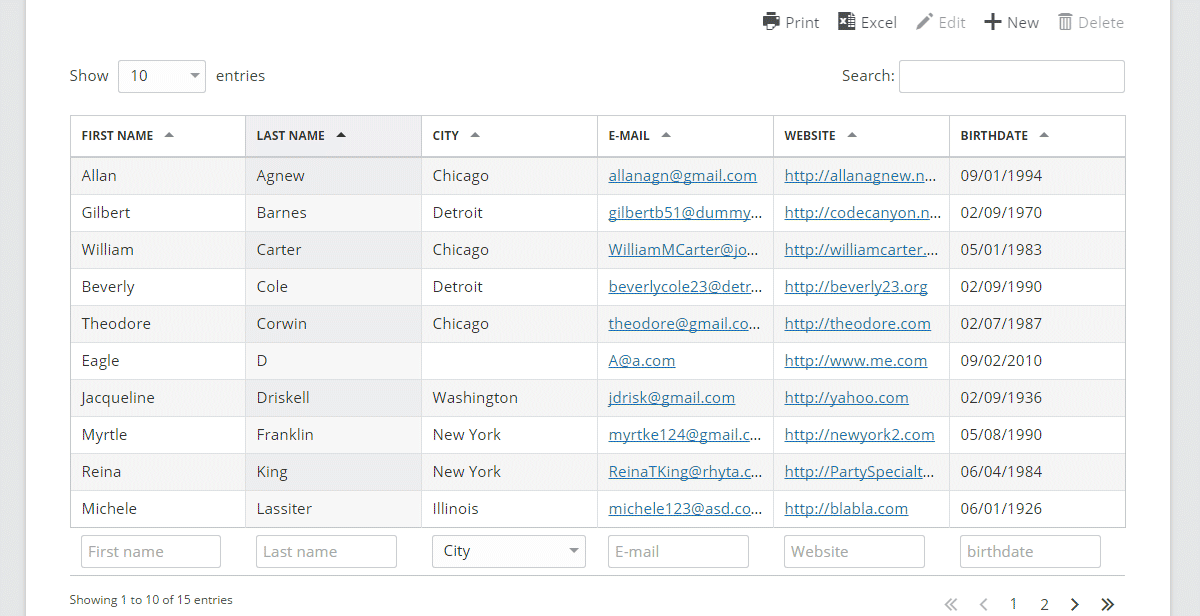
#> input picture resources/img/tabular_data2_ori.png, 1200 x 616 px
$ python complex_table.py   (older library calls are emulated)
#> lines starting #> are read from the running program, lines starting #| are printed output that depends on the picture; after the words box and inside, x2 and y2 are one past the last pixel; in counts of white or black regions, pixels touching at a corner belong together
import cv2
import imutils
from PIL import ImageTk

imagePath = "../../resources/img/tabular_data2_ori.png"
ori_img = cv2.imread(imagePath)
#> ori_img is the input picture: shape (616, 1200, 3); mean B, G, R 245.4, 244.9, 243.7
ori_img = imutils.resize(ori_img, height=1024)
#> ori_img: shape (1024, 1994, 3)
ori_gray = cv2.cvtColor(ori_img, cv2.COLOR_BGR2GRAY)
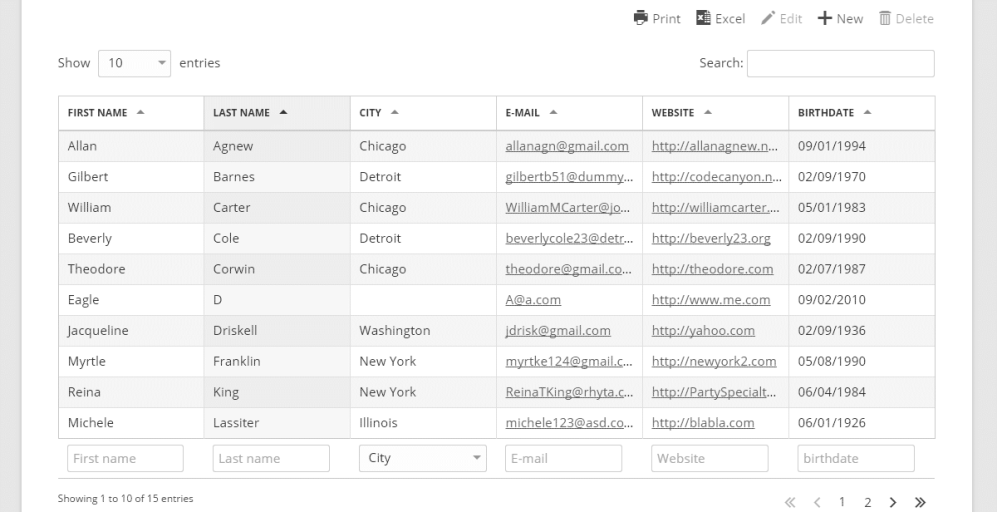
#> ori_gray: shape (1024, 1994) (shown at 1/2 size); min 35, max 255, mean 244.6

horizon_kernel = cv2.getStructuringElement(cv2.MORPH_RECT, (20, 1))
sq_kernel = cv2.getStructuringElement(cv2.MORPH_RECT, (4, 4))

ori_img_hist = cv2.equalizeHist(ori_gray)
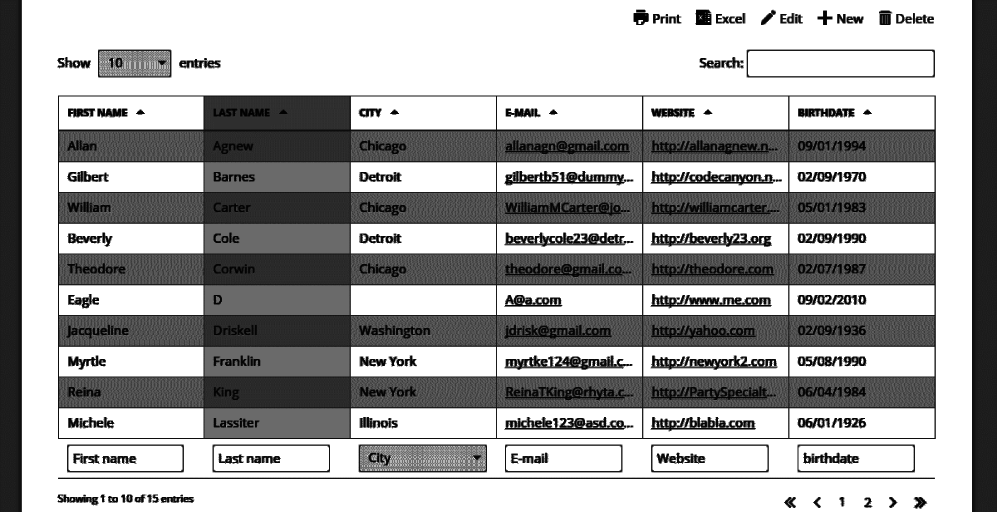
#> ori_img_hist: shape (1024, 1994) (shown at 1/2 size); min 0, max 255, mean 168.8
ori_img_hist = cv2.GaussianBlur(ori_img_hist, (3, 3), 1)
ori_img_hist_thresh = cv2.threshold(ori_img_hist, 80, 255, cv2.THRESH_BINARY)[1]
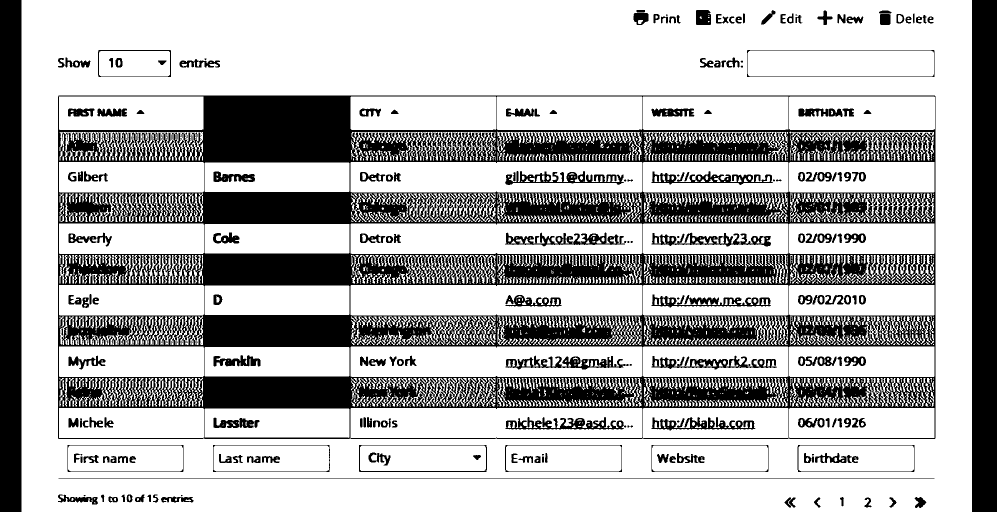
#> ori_img_hist_thresh: shape (1024, 1994) (shown at 1/2 size); 70.5% white; 303 black regions (99 under 20 px), largest, box (x1, y1, x2, y2) and area: (116, 191, 1871, 878) 432075, (1944, 0, 1994, 1024) 51200, (0, 0, 43, 1024) 44032
ori_img_hist_thresh = cv2.erode(ori_img_hist_thresh, horizon_kernel, iterations=2)
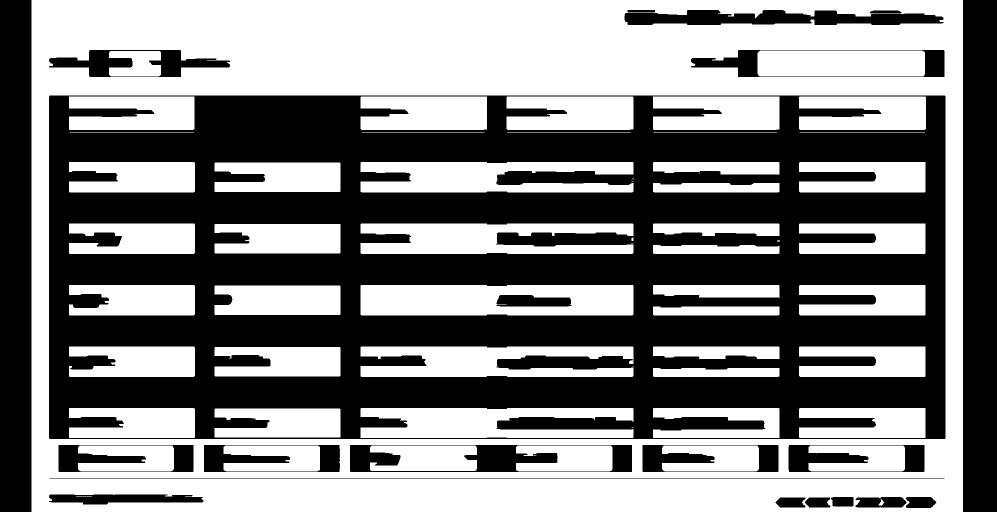
#> ori_img_hist_thresh: shape (1024, 1994) (shown at 1/2 size); 51.2% white; 21 black regions, largest, box (x1, y1, x2, y2) and area: (98, 191, 1891, 878) 778095, (1926, 0, 1994, 1024) 69632, (0, 0, 63, 1024) 64512
ori_img_hist_thresh = cv2.dilate(ori_img_hist_thresh, horizon_kernel, iterations=2)
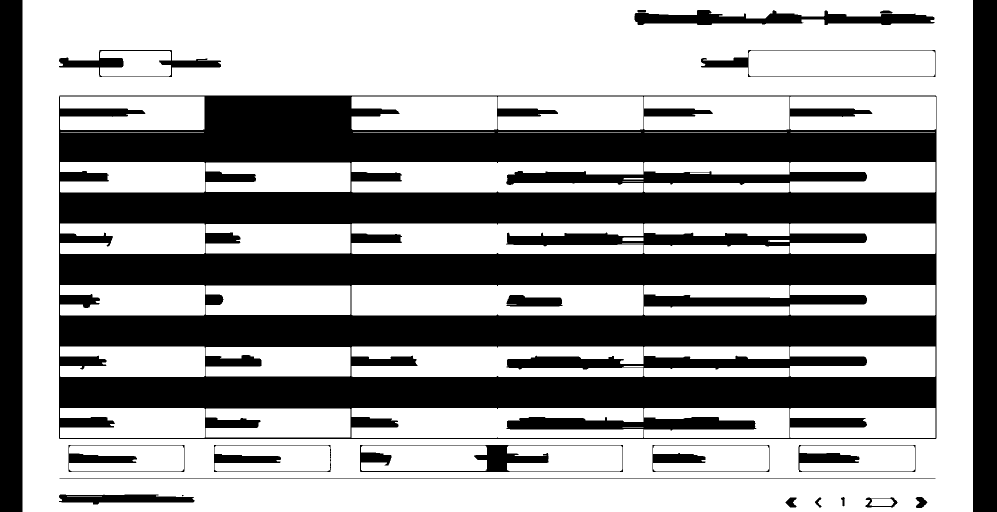
#> ori_img_hist_thresh: shape (1024, 1994) (shown at 1/2 size); 60.2% white; 22 black regions (1 under 20 px)

con_img, contours, heir = cv2.findContours(ori_img_hist_thresh, cv2.RETR_TREE, cv2.CHAIN_APPROX_SIMPLE)
#> contours = 78 contours, 10 with area under 20; largest, box (x1, y1, x2, y2) and area: (45, 0, 1946, 1024) 1943700, (117, 190, 1874, 879) 1208119, (703, 570, 1287, 631) 34964, (719, 889, 1247, 945) 28982, (703, 324, 1287, 385) 27472
boundingBoxes = [cv2.boundingRect(c) for c in contours]
#> boundingBoxes = 78 items, first 6: (45, 0, 1901, 1024), (1629, 994, 15, 22), (1570, 994, 24, 22), (1830, 993, 26, 24), (1730, 993, 66, 23), (1739, 998, 49, 14)
combined = zip(contours, boundingBoxes)
combined = sorted(combined, key=lambda b: b[1][2] * b[1][3], reverse=True)
#> combined = 78 items
(contours, boundingBoxes) = zip(*combined)
#> boundingBoxes = 78 items, first 6: (45, 0, 1901, 1024), (117, 190, 1757, 689), (703, 693, 584, 61), (703, 570, 584, 61), (703, 447, 584, 61), (703, 324, 584, 61)

table_roi = ""
for cnt in contours:
	(x, y, w, h) = cv2.boundingRect(cnt)
	width_ratio = w / float(ori_img_hist_thresh.shape[1])
	height_ratio = h / float(ori_img_hist_thresh.shape[0])
	# print(x, y, w, h, w * h)
	if .6 < width_ratio < .95 and .5 < height_ratio < .95:
		print("--", x, y, w, h, w * h)
		# cv2.rectangle(ori_img, (x, y), (x + w, y + h), (0, 255, 0), 2)
		table_roi = ori_gray[y: y + h, x:x + w]
#> this loop made 78 passes
#> (x, y, w, h, width_ratio, height_ratio) on passes 2 to 13: (117, 190, 1757, 689, 0.881, 0.673), (703, 693, 584, 61, 0.293, 0.0596), (703, 570, 584, 61, 0.293, 0.0596), (703, 447, 584, 61, 0.293, 0.0596), (703, 324, 584, 61, 0.293, 0.0596), (703, 816, 584, 60, 0.293, 0.0586), (719, 889, 528, 56, 0.265, 0.0547), (1401, 99, 471, 56, 0.236, 0.0547), (1580, 193, 292, 67, 0.146, 0.0654), (995, 193, 292, 67, 0.146, 0.0654), (1288, 193, 291, 67, 0.146, 0.0654), (703, 193, 291, 67, 0.146, 0.0654)
#> (cnt, x, y, w, h, width_ratio, height_ratio) on pass 1: ([[45, 0], [45, 1023], [1945, 1023], [1945, 0]], 45, 0, 1901, 1024, 0.953, 1)
#| -- 117 190 1757 689 1210573

if type(table_roi) is str:
	table_roi = ori_gray

table_roi = cv2.threshold(table_roi, 0, 255, cv2.THRESH_BINARY + cv2.THRESH_OTSU)[1]
#> table_roi: shape (689, 1757); 94.9% white; black in thin lines or dots, all inside (x1, y1, x2, y2) = (16, 28, 1626, 671)
table_roi_thresh = cv2.erode(table_roi, sq_kernel, iterations=4)
#> table_roi_thresh: shape (689, 1757); 75.7% white; 71 black regions, largest, box (x1, y1, x2, y2) and area: (890, 271, 1156, 310) 8229, (890, 148, 1156, 187) 8207, (1182, 518, 1445, 556) 8111
table_roi_thresh = cv2.dilate(table_roi_thresh, sq_kernel, iterations=2)
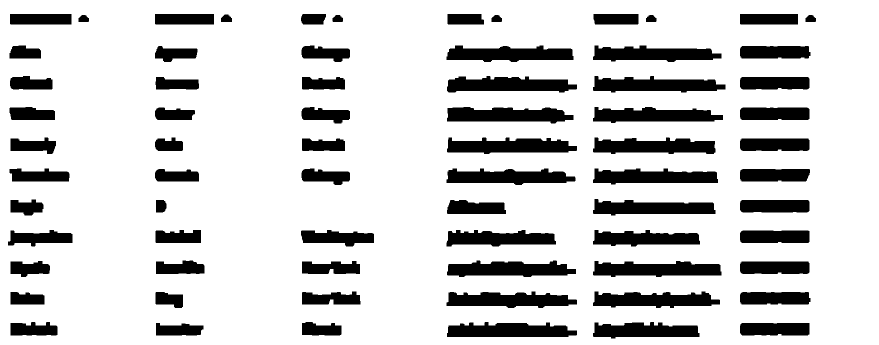
#> table_roi_thresh: shape (689, 1757) (shown at 1/2 size); 81.9% white; 71 black regions

con_img, contours, heir = cv2.findContours(table_roi_thresh, cv2.RETR_TREE, cv2.CHAIN_APPROX_SIMPLE)
#> contours = 72 contours; largest, box (x1, y1, x2, y2) and area: (0, 0, 1757, 689) 1208128, (893, 151, 1155, 186) 6578, (893, 274, 1155, 309) 6574, (1185, 521, 1444, 555) 6522, (893, 520, 1153, 555) 6506
boundingBoxes = [cv2.boundingRect(c) for c in contours]
#> boundingBoxes = 72 items, first 6: (0, 0, 1757, 689), (1479, 645, 141, 27), (311, 645, 97, 27), (1185, 643, 215, 35), (893, 643, 262, 32), (603, 643, 81, 29)
combined = zip(contours, boundingBoxes)
combined = sorted(combined, key=lambda b: b[1][0], reverse=False)
#> combined = 72 items
combined = sorted(combined, key=lambda b: b[1][1], reverse=False)

(contours, boundingBoxes) = zip(*combined)
#> boundingBoxes = 72 items, first 6: (0, 0, 1757, 689), (19, 27, 125, 23), (309, 27, 120, 23), (601, 27, 52, 23), (894, 27, 75, 23), (1186, 27, 92, 23)

# iterate through sorted contours
num_of_rows = 0
cur_y = -1
text_arr = []
for cnt in contours:
	(x, y, w, h) = cv2.boundingRect(cnt)
	print(x, y, w, h)
	aspect_ratio = w / float(h)
	width_ratio = w / float(table_roi.shape[1])
	cv2.rectangle(table_roi, (x, y), (x+w, y+h), (0, 0), 1)
	if y - cur_y > 5:
		cur_y = y
		num_of_rows += 1
#> this loop made 72 passes
#> (x, y, w, h, aspect_ratio, width_ratio, cur_y) on passes 2, 14, 20, 26, 32, 38, 44, 49: (19, 27, 125, 23, 5.43, 0.0711, 27), (18, 90, 65, 28, 2.32, 0.037, 90), (19, 151, 87, 29, 3, 0.0495, 151), (18, 213, 93, 28, 3.32, 0.0529, 213), (20, 274, 93, 35, 2.66, 0.0529, 274), (18, 336, 122, 28, 4.36, 0.0694, 336), (1185, 397, 247, 35, 7.06, 0.141, 397), (15, 459, 131, 35, 3.74, 0.0746, 459)
#> (x, y, w, h, aspect_ratio, width_ratio) on passes 3 to 8: (309, 27, 120, 23, 5.22, 0.0683), (601, 27, 52, 23, 2.26, 0.0296), (894, 27, 75, 23, 3.26, 0.0427), (1186, 27, 92, 23, 4, 0.0524), (1479, 27, 118, 23, 5.13, 0.0672), (441, 28, 24, 17, 1.41, 0.0137)
#| 0 0 1757 689
#| 19 27 125 23
#| 309 27 120 23
#| 601 27 52 23
#| 894 27 75 23
#| 1186 27 92 23
#| 1479 27 118 23
#| 441 28 24 17
#> (further printed lines are left out)
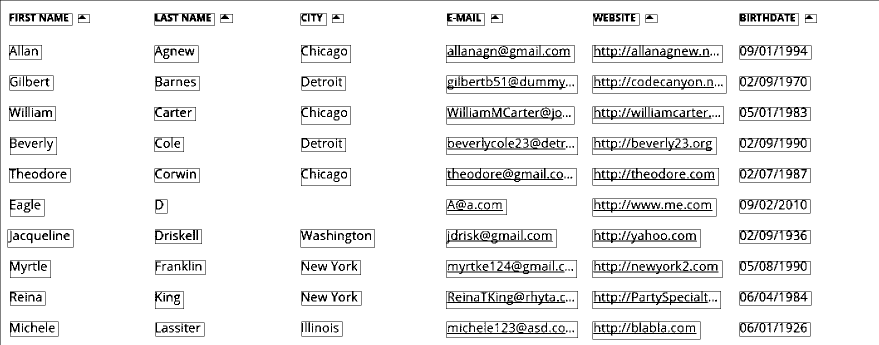
#> table_roi: shape (689, 1757) (shown at 1/2 size); 92.7% white; black in thin lines or dots

print(num_of_rows)
#| 11
cv2.imshow("table_roi_ori", table_roi)
# cv2.imshow("table_roi_thresh", table_roi_thresh)

cv2.waitKey(0)
cv2.destroyAllWindows()
exit(0)
#> (the program exits here)
